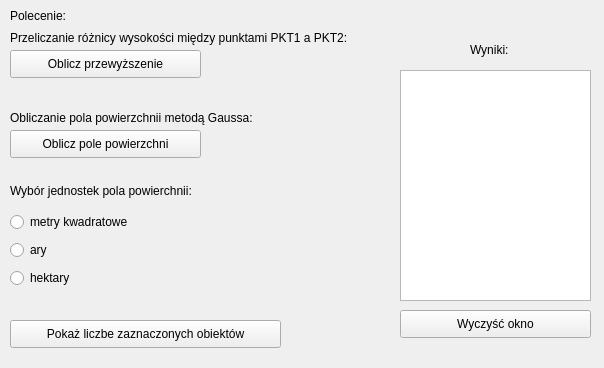
<?xml version="1.0" encoding="UTF-8"?>
<ui version="4.0">
 <class>Projekt_3DialogBase</class>
 <widget class="QDialog" name="Projekt_3DialogBase">
  <property name="geometry">
   <rect>
    <x>0</x>
    <y>0</y>
    <width>604</width>
    <height>368</height>
   </rect>
  </property>
  <property name="windowTitle">
   <string>Wtyczka do Qgis</string>
  </property>
  <widget class="QDialogButtonBox" name="button_box">
   <property name="geometry">
    <rect>
     <x>380</x>
     <y>430</y>
     <width>341</width>
     <height>32</height>
    </rect>
   </property>
   <property name="orientation">
    <enum>Qt::Horizontal</enum>
   </property>
   <property name="standardButtons">
    <set>QDialogButtonBox::Cancel|QDialogButtonBox::Ok</set>
   </property>
  </widget>
  <widget class="QLabel" name="label">
   <property name="geometry">
    <rect>
     <x>10</x>
     <y>0</y>
     <width>91</width>
     <height>31</height>
    </rect>
   </property>
   <property name="text">
    <string>Polecenie:</string>
   </property>
  </widget>
  <widget class="QWidget" name="verticalLayoutWidget_2">
   <property name="geometry">
    <rect>
     <x>10</x>
     <y>210</y>
     <width>160</width>
     <height>80</height>
    </rect>
   </property>
   <layout class="QVBoxLayout" name="verticalLayout_2">
    <item>
     <widget class="QRadioButton" name="radioButton_4">
      <property name="text">
       <string>metry kwadratowe</string>
      </property>
     </widget>
    </item>
    <item>
     <widget class="QRadioButton" name="radioButton_3">
      <property name="text">
       <string>ary</string>
      </property>
     </widget>
    </item>
    <item>
     <widget class="QRadioButton" name="radioButton_5">
      <property name="text">
       <string>hektary</string>
      </property>
     </widget>
    </item>
   </layout>
  </widget>
  <widget class="QLabel" name="label_2">
   <property name="geometry">
    <rect>
     <x>10</x>
     <y>180</y>
     <width>231</width>
     <height>21</height>
    </rect>
   </property>
   <property name="text">
    <string>Wybór jednostek pola powierchnii:</string>
   </property>
  </widget>
  <widget class="QLabel" name="label_3">
   <property name="geometry">
    <rect>
     <x>470</x>
     <y>40</y>
     <width>55</width>
     <height>20</height>
    </rect>
   </property>
   <property name="text">
    <string>Wyniki:</string>
   </property>
  </widget>
  <widget class="QTextBrowser" name="textBrowser">
   <property name="geometry">
    <rect>
     <x>400</x>
     <y>70</y>
     <width>191</width>
     <height>231</height>
    </rect>
   </property>
  </widget>
  <widget class="QPushButton" name="pushButton">
   <property name="geometry">
    <rect>
     <x>400</x>
     <y>310</y>
     <width>191</width>
     <height>28</height>
    </rect>
   </property>
   <property name="text">
    <string>Wyczyść okno</string>
   </property>
  </widget>
  <widget class="QPushButton" name="pushButton_2">
   <property name="geometry">
    <rect>
     <x>10</x>
     <y>50</y>
     <width>191</width>
     <height>28</height>
    </rect>
   </property>
   <property name="text">
    <string>Oblicz przewyższenie</string>
   </property>
  </widget>
  <widget class="QPushButton" name="pushButton_3">
   <property name="geometry">
    <rect>
     <x>10</x>
     <y>130</y>
     <width>191</width>
     <height>28</height>
    </rect>
   </property>
   <property name="text">
    <string>Oblicz pole powierzchni</string>
   </property>
  </widget>
  <widget class="QLabel" name="label_4">
   <property name="geometry">
    <rect>
     <x>10</x>
     <y>30</y>
     <width>371</width>
     <height>16</height>
    </rect>
   </property>
   <property name="text">
    <string>Przeliczanie różnicy wysokości między punktami PKT1 a PKT2:</string>
   </property>
  </widget>
  <widget class="QLabel" name="label_5">
   <property name="geometry">
    <rect>
     <x>10</x>
     <y>110</y>
     <width>341</width>
     <height>16</height>
    </rect>
   </property>
   <property name="text">
    <string>Obliczanie pola powierzchnii metodą Gaussa:</string>
   </property>
  </widget>
  <widget class="QPushButton" name="pushButton_4">
   <property name="geometry">
    <rect>
     <x>10</x>
     <y>320</y>
     <width>271</width>
     <height>28</height>
    </rect>
   </property>
   <property name="text">
    <string>Pokaż liczbe zaznaczonych obiektów</string>
   </property>
  </widget>
 </widget>
 <resources/>
 <connections>
  <connection>
   <sender>button_box</sender>
   <signal>accepted()</signal>
   <receiver>Projekt_3DialogBase</receiver>
   <slot>accept()</slot>
   <hints>
    <hint type="sourcelabel">
     <x>20</x>
     <y>20</y>
    </hint>
    <hint type="destinationlabel">
     <x>20</x>
     <y>20</y>
    </hint>
   </hints>
  </connection>
  <connection>
   <sender>button_box</sender>
   <signal>rejected()</signal>
   <receiver>Projekt_3DialogBase</receiver>
   <slot>reject()</slot>
   <hints>
    <hint type="sourcelabel">
     <x>20</x>
     <y>20</y>
    </hint>
    <hint type="destinationlabel">
     <x>20</x>
     <y>20</y>
    </hint>
   </hints>
  </connection>
 </connections>
</ui>
